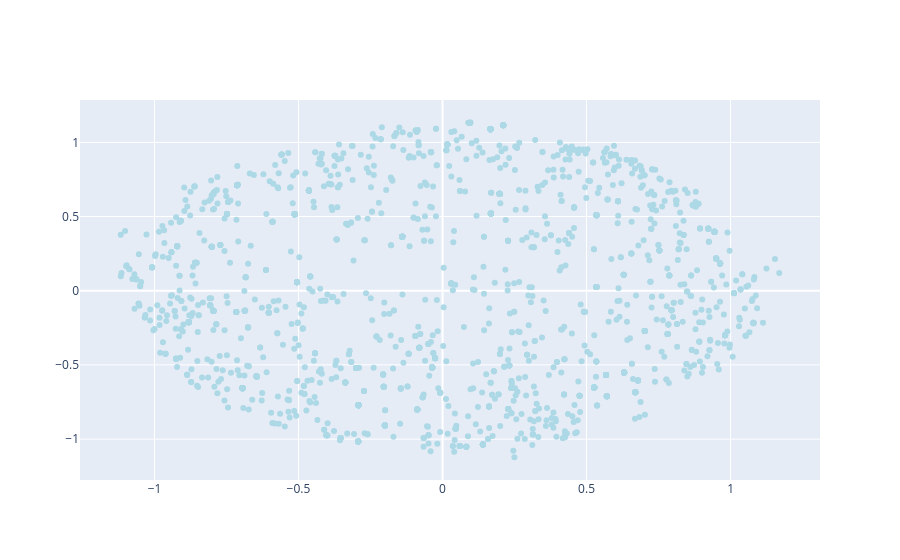

This figure's notebook cell:
### Code cell
data = [
    go.Scatter(
        x = mds_df.iloc[:2000,0].values,
        y = mds_df.iloc[:2000,1].values,
        text = mds_df.iloc[:2000,2].values,
        hoverinfo = 'text',
        marker = dict(
            color = 'lightblue'
        ),
        mode='markers',
        showlegend = False
    )
]

iplot(data, filename = "add-hover-text")

### Figure 1 — Plotly figure (JSON) as saved in the notebook; plotly's stock layout.template omitted (floating-point values rounded to 4 significant figures; data arrays with more than 128 entries replaced by an {"elided": "..."} marker saying what was removed)
{"data": [{"hoverinfo": "text", "marker": {"color": "lightblue"}, "mode": "markers", "showlegend": false, "text": {"elided": "2000 float values"}, "type": "scatter", "x": {"elided": "2000 float values"}, "y": {"elided": "2000 float values"}}], "layout": {"autosize": true, "xaxis": {"autorange": true, "range": [-1.255, 1.307], "type": "linear"}, "yaxis": {"autorange": true, "range": [-1.308, 1.318], "type": "linear"}}}
